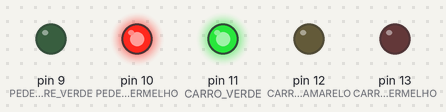
This sketch was run on a simulated Arduino Uno, built with avr-gcc and run on an emulated ATmega328P. Shown: output pins drawn as LEDs (lit = HIGH).

Above: at 3.7 s.
At 8.7 s:
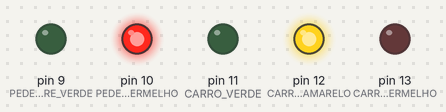
At 15.0 s:
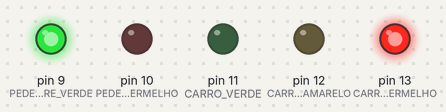
Timing chart, 0 to 26.0 s (numbered marks = the images above):
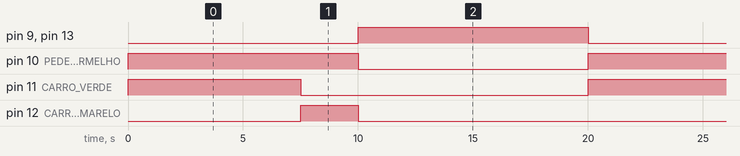

Measured:
- by itself, pin 9 (PEDESTRE_VERDE), pin 10 (PEDESTRE_VERMELHO), pin 13 (CARRO_VERMELHO): alternates HIGH for 10.0 s and LOW for 10.0 s
- by itself, pin 11 (CARRO_VERDE): alternates HIGH for 7.5 s and LOW for 12.5 s
- by itself, pin 12 (CARRO_AMARELO): alternates HIGH for 2.5 s and LOW for 17.5 s

The sketch:

semaforo.ino
```cpp
/**
 * Projeto de um semáforo de carros e pedestres.
 */

int CARRO_VERMELHO = 13;
int CARRO_AMARELO = 12;
int CARRO_VERDE = 11;
int PEDESTRE_VERMELHO = 10;
int PEDESTRE_VERDE = 9;
int FASE_ABERTO = 1;
int FASE_FECHANDO = 2;
int FASE_FECHADO = 3;

void setup() {
  // configura os pinos de LEDs de saida
  pinMode(CARRO_VERMELHO, OUTPUT); // LED vermelho carro
  pinMode(CARRO_AMARELO, OUTPUT); // LED amarelo carro
  pinMode(CARRO_VERDE, OUTPUT); // LED verde carro
  pinMode(PEDESTRE_VERMELHO, OUTPUT); // LED vermelho pedestre
  pinMode(PEDESTRE_VERDE, OUTPUT); // LED verde pedestre

  // apaga os LEDs
  semaforo(0, 0);
}

void loop() {
  semaforo(FASE_ABERTO, 7500);
  semaforo(FASE_FECHANDO, 2500);
  semaforo(FASE_FECHADO, 10000);
}

void semaforo(int fase, int tempo) {
  if (fase == FASE_ABERTO) {
    digitalWrite(CARRO_VERMELHO, LOW);
    digitalWrite(CARRO_AMARELO, LOW);
    digitalWrite(CARRO_VERDE, HIGH);
    digitalWrite(PEDESTRE_VERMELHO, HIGH);
    digitalWrite(PEDESTRE_VERDE, LOW);
  } else if (fase == FASE_FECHANDO) {
    digitalWrite(CARRO_VERMELHO, LOW);
    digitalWrite(CARRO_AMARELO, HIGH);
    digitalWrite(CARRO_VERDE, LOW);
    digitalWrite(PEDESTRE_VERMELHO, HIGH);
    digitalWrite(PEDESTRE_VERDE, LOW);
  } else if (fase == FASE_FECHADO) {
    digitalWrite(CARRO_VERMELHO, HIGH);
    digitalWrite(CARRO_AMARELO, LOW);
    digitalWrite(CARRO_VERDE, LOW);
    digitalWrite(PEDESTRE_VERMELHO, LOW);
    digitalWrite(PEDESTRE_VERDE, HIGH);
  } else {
    // fase invalida, desliga todos os LEDs
    digitalWrite(CARRO_VERMELHO, LOW);
    digitalWrite(CARRO_AMARELO, LOW);
    digitalWrite(CARRO_VERDE, LOW);
    digitalWrite(PEDESTRE_VERMELHO, LOW);
    digitalWrite(PEDESTRE_VERDE, LOW);
  }
  delay(tempo);
}
```
